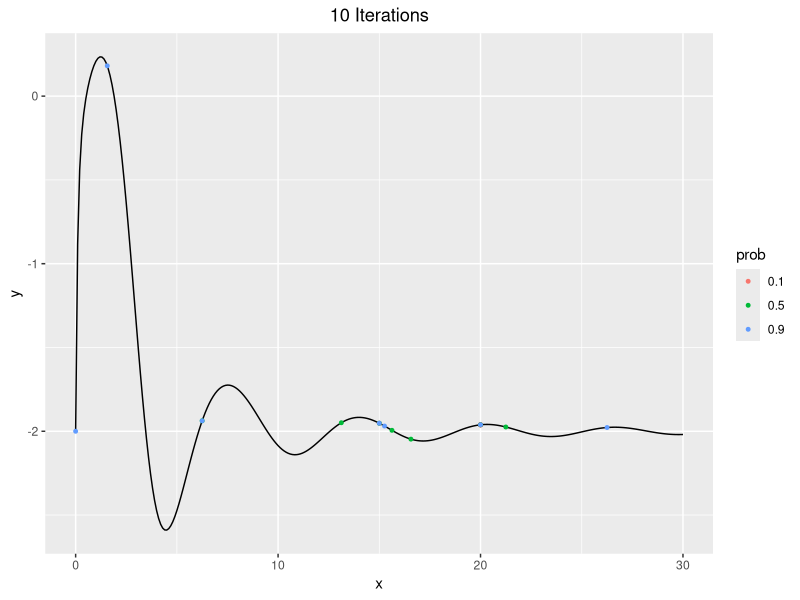
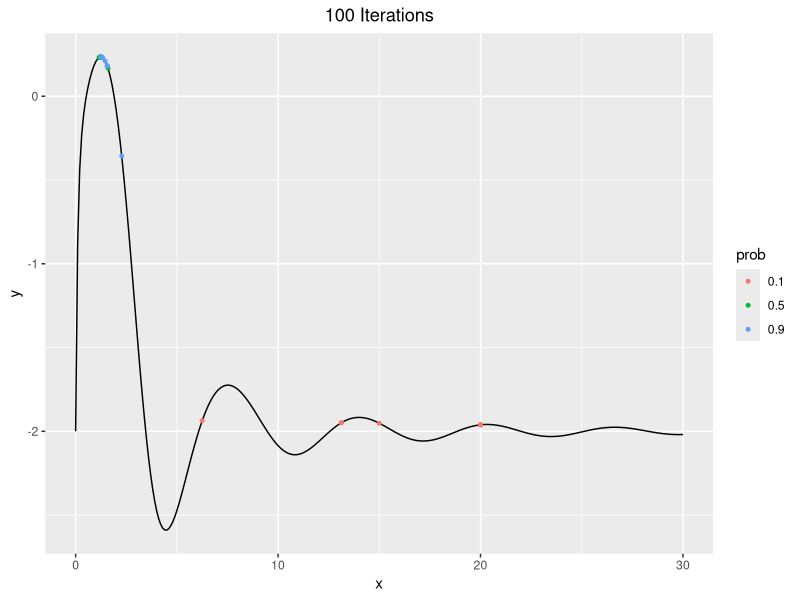
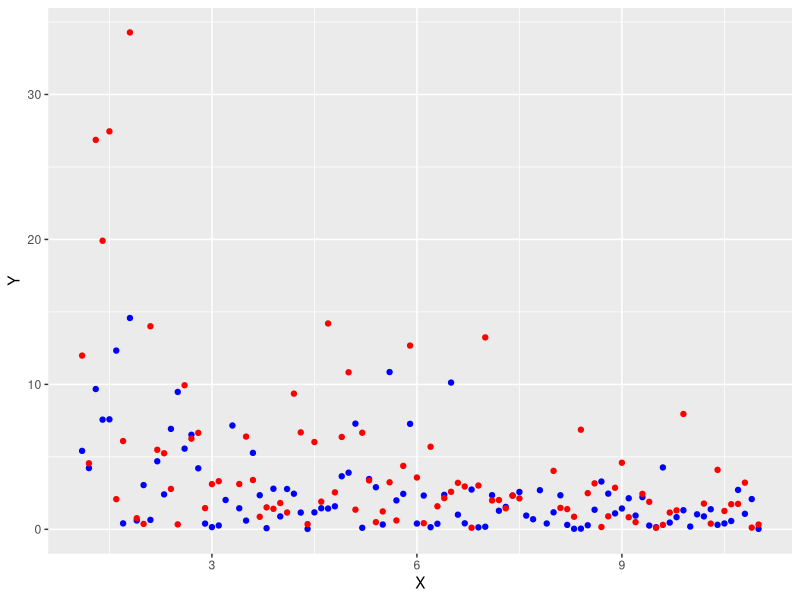

R code for these plots, in order:
## ---- chunk 1
knitr::opts_chunk$set(echo = TRUE)
## ---- chunk 2
genfunc <- function(x) {
    (x^2 / exp(x)) - 2 * exp(-(9 * sin(x)) / (x^2 + x + 1))
}
## ---- chunk 3
crossover <- function(x,y) {
    (x + y) / 2
}
## ---- chunk 4
mutate <- function(x) {
    x^2 %% 30
}
## ---- chunk 5
genetic <- function(maxiter, mutprob) {
    ## a)
    ## plot(x = 0:30, y= genfunc(0:30),  xlim = c(0,30), type ="l", xlab="", ylab="")

    ## b)
    X <- seq(0,30,by = 5)

    ## c)
    values <- genfunc(X)
    ## points(X, values, col = "red")

    ## d)
    bestvalue <- -Inf

    for (i in 1:maxiter){

        ## i
        parents <- sample(1:length(X), size = 2 )

        ## ii
        victim <- which.min(values)

        ## iii
        child <- crossover(X[parents[1]],X[parents[2]])

        if (mutprob > runif(1,0,1)) {
            child <- mutate(child)
        }

        ## iv
        X[victim] <- child

        values[victim]<- genfunc(child)
        ## values <- genfunc(X)

        ## v
        bestvalue <- max(bestvalue, max(values))
    }

    ## points(x = X, y = values, col = "darkgreen")
    list(opt=bestvalue, pop=X, vals=values)
}
## ---- chunk 6
library(ggplot2)

func_data <- data.frame(x=seq(0, 30, by=0.1), y=genfunc(seq(0, 30, by=0.1)))

set.seed(123456)
r1 <- genetic(maxiter = 10, mutprob = 0.1)
r1$opt

set.seed(123456)
r2 <- genetic(maxiter = 10, mutprob = 0.5)
r2$opt

set.seed(123456)
r3 <- genetic(maxiter = 10, mutprob = 0.9)
r3$opt

rd1 <- data.frame(x=r1$pop, y=r1$vals, prob="0.1")
rd2 <- data.frame(x=r2$pop, y=r2$vals, prob="0.5")
rd3 <- data.frame(x=r3$pop, y=r3$vals, prob="0.9")

plot_data <- rbind(rd1, rd2, rd3)

ggplot() +
    ggtitle("10 Iterations") +
    geom_line(data=func_data, aes(x=x, y=y)) +
    geom_point(data=plot_data, aes(x=x, y=y, col=prob), size=1) +
    theme(plot.title=element_text(hjust=0.5))
## ---- chunk 7
set.seed(123456)
r1 <- genetic(maxiter = 100, mutprob = 0.1)
r1$opt

set.seed(123456)
r2 <- genetic(maxiter = 100, mutprob = 0.5)
r2$opt

set.seed(123456)
r3 <- genetic(maxiter = 100, mutprob = 0.9)
r3$opt

rd1 <- data.frame(x=r1$pop, y=r1$vals, prob="0.1")
rd2 <- data.frame(x=r2$pop, y=r2$vals, prob="0.5")
rd3 <- data.frame(x=r3$pop, y=r3$vals, prob="0.9")

plot_data <- rbind(rd1, rd2, rd3)

ggplot() +
    ggtitle("100 Iterations") +
    geom_line(data=func_data, aes(x=x, y=y)) +
    geom_point(data=plot_data, aes(x=x, y=y, col=prob), size=1) +
    theme(plot.title=element_text(hjust=0.5))
## ---- chunk 8
physical <- read.csv("../data/physical1.csv")
physical
## ---- chunk 9
ggplot(physical) +
    geom_point(aes(x=X, y=Y), col="blue") +
    geom_point(aes(x=X, y=Z), col="red")
